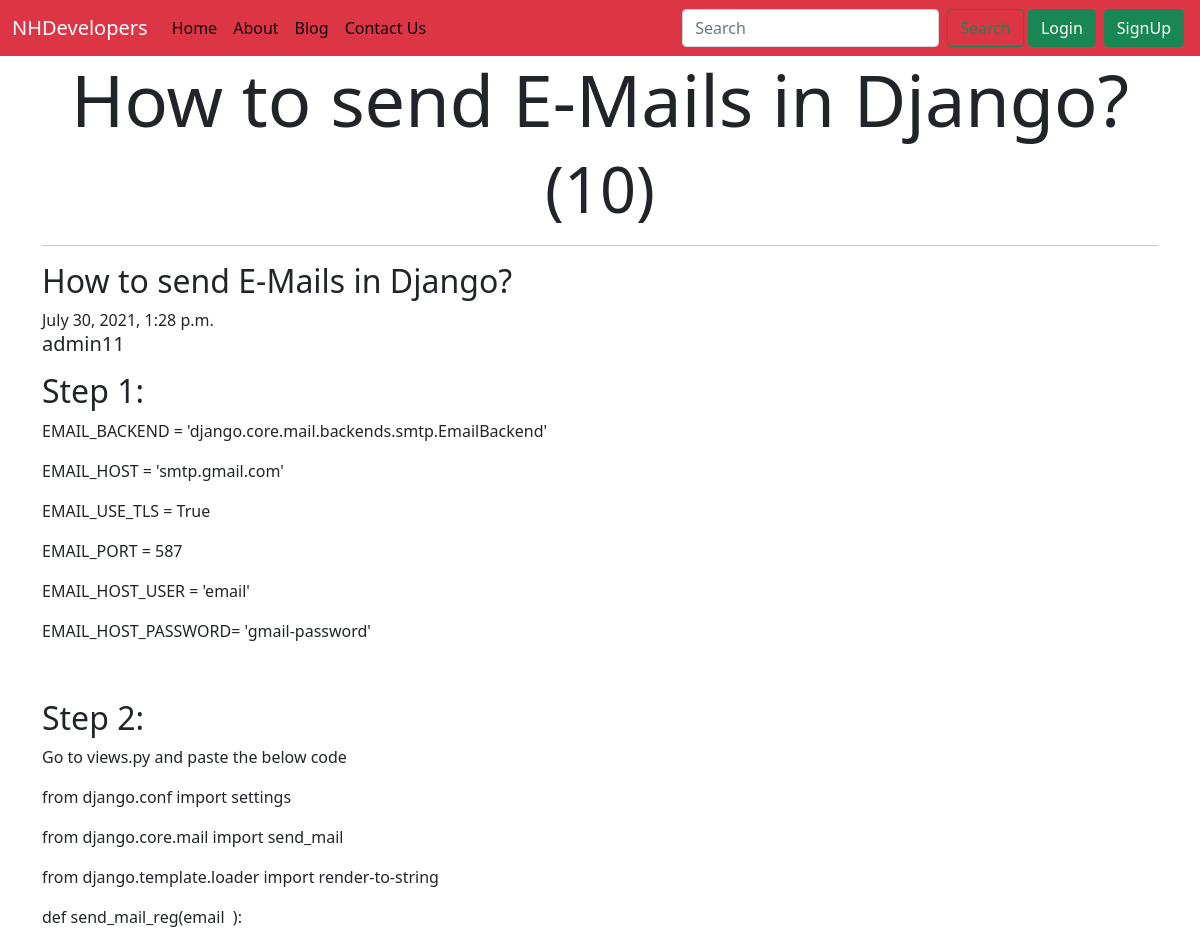
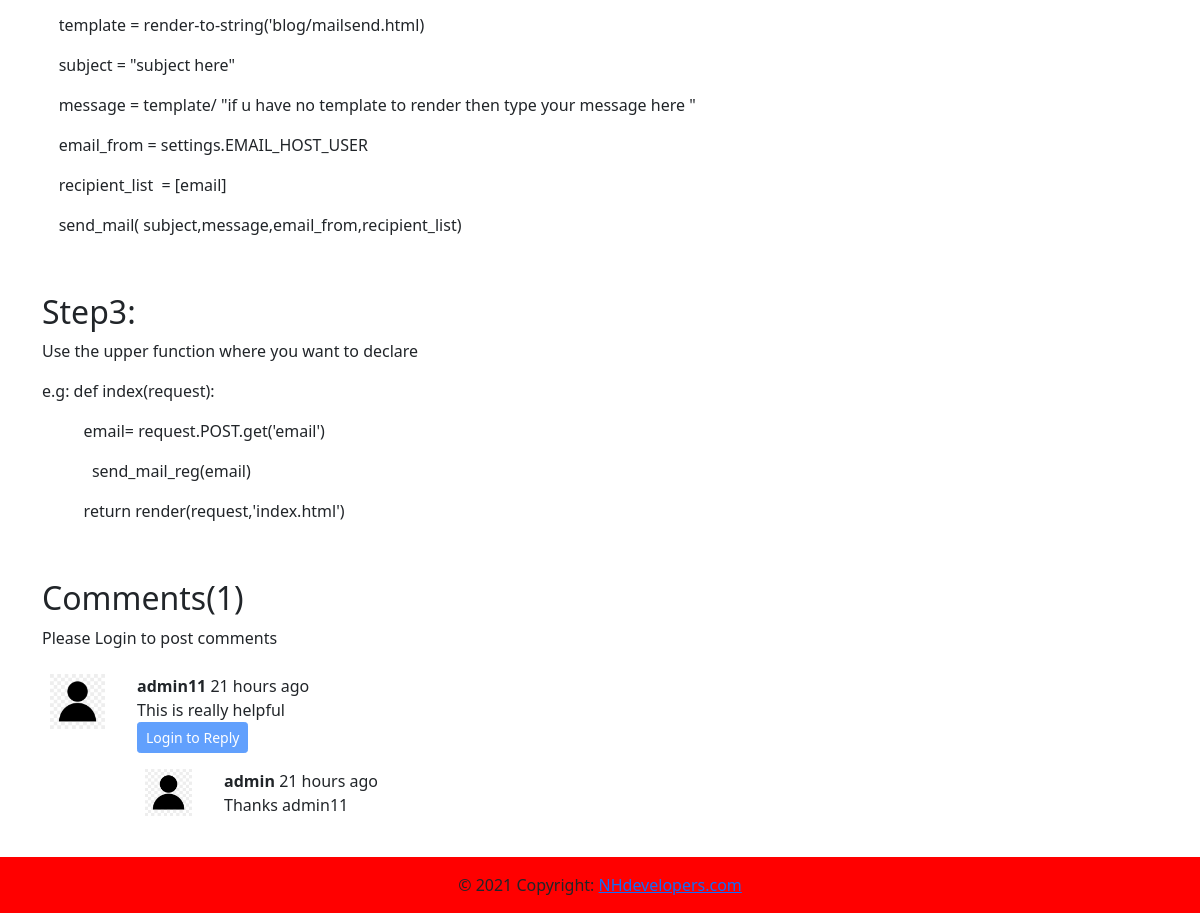
Page /blog/36 on the committed database (2 pictures, top to bottom).
### vid/models.py (models this page shows, shortened)
class Blog(models.Model):
    title=models.CharField(max_length=50)
    author = models.ForeignKey(User,on_delete=models.CASCADE)
    timestamp=models.DateTimeField(auto_now_add=True)
    desc = models.TextField()
    views = models.IntegerField(default=0)

class BlogComment(models.Model):
    sno = models.AutoField(primary_key=True )
    comment = models.TextField(max_length=300)
    post = models.ForeignKey(Blog, on_delete=models.CASCADE)
    user = models.ForeignKey(User, on_delete=models.CASCADE)
    parent = models.ForeignKey('self', on_delete=models.CASCADE, null=True)
    timestamp = models.DateTimeField(default=now)

### vid/views.py (the view)
# urls.py: path( 'blog/<int:id>', views.blogpost,name="blogpost"),
def blogpost(request,id):
    post=Blog.objects.filter(id=id).first()
    post.views = post.views+1
    post.save()
    comments = BlogComment.objects.filter(post=post, parent=None)
    replies = BlogComment.objects.filter(post=post).exclude(parent=None)
    replyDict={}
    for reply in replies:
        if reply.parent.sno not in replyDict.keys():
            replyDict[reply.parent.sno]=[reply]
        else:
            replyDict[reply.parent.sno].append(reply)
    return render(request,'blog/blogpost.html',{'post':post,'comments':comments,'user':request.user,'replyDict':replyDict })

### vid/templatetags/getDict.py (called while the page is built)
@register.filter(name="get_Dict")
def get_Dict(dict,key):
    return dict.get(key)

### vid/templates/blog/blogpost.html (shortened to what this page needs)
{% extends 'blog/base.html' %}
{% load humanize %}
{% load getDict %}
{% block body %}
{% load static %}
<div class="container ">
    <h1 class="display-2 text-center">{{post.title}}<span><small>({{post.views}})</small></span>   </h1>
    <hr class="featurette-divider">
    <div class="row featurette">
      <div class="col ">
        <h2 class="featurette-heading"> {{post.title}}</h2> <span>{{post.timestamp}}</span>
           <h5>{{post.author}}</h5>
        <p class="lead">{{post.desc|safe  }}</p>
      </div>
    </div>
  </div>
  <div class="container">
    <h2>Comments({{comments.count}})</h2>
    {% if user.is_authenticated %}
    <form action="/blog/postcomment " method="POST">
      {% csrf_token %}
      <div class="form-group">
        <textarea type="text" name="comment" id="" required class="form-control" placeholder="Enter your comment here."
          aria-describedby="helpId"></textarea>
        <input type="text" name="postSno" hidden value="{{post.id}}" id="" class="form-control" placeholder="text"
          aria-describedby="helpId">
        <input type="text" hidden name="parentSno" hidden value="" id="" class="form-control" aria-describedby="helpId">
      </div>
      <div style="margin-bottom: 34px;">
        <input type="submit" value="Submit" id="" class="btn btn-danger mt-2" placeholder="" aria-describedby="helpId">
      </div>
    </form>
    {% else %}
    <p>Please Login to post comments</p>
    {% endif %}
    {% for comment in comments %}
    <div class="row">
      <div class="col-md-1  "><img class="rounded mx-auto d-block w-100 p-2  " src="{% static 'my.png' %}" alt=""></div>
      <div class="col-md-11 mt-2"> <b>{{comment.user.username}}</b> <span> {{ comment.timestamp|naturaltime }} </span>
        <div>{{comment.comment}}</div>
        <div class="div reply mx-0">
          {% if user.is_authenticated %}
          <p>
            <button class="btn btn-primary btn-sm" type="button" data-bs-toggle="collapse"
              data-bs-target="#replybox{{comment.sno}}" aria-expanded="false" aria-controls="replybox{{comment.sno}}">
              Reply
            </button>
          </p>
          <div class="collapse" id="replybox{{comment.sno}}">
            <div class=" my-2">
              <form action="/blog/postcomment " method="POST">
                {% csrf_token %}
                <div class="form-group" >
                  <textarea type="text" name="comment" id="" required class="form-control" placeholder="Enter your reply here "
                    aria-describedby="helpId"></textarea>
                  <input type="text" name="postSno" hidden value="{{post.id}}" id="" class="form-control"
                    placeholder="text" aria-describedby="helpId">
                  <input type="text" hidden name="parentSno" hidden value="{{comment.sno}}" id="" class="form-control"
                    placeholder="text" aria-describedby="helpId">
                </div>
                <div>
                  <input type="submit" value="Submit" id="" class="btn btn-primary mt-2" placeholder="" aria-describedby="helpId">
                </div>
              </form>
            </div>
          </div>
         {% else %}
         <button class="btn btn-primary btn-sm" type="button" data-bs-toggle="collapse"
              data-bs-target="#replybox{{comment.sno}}" aria-expanded="false" aria-controls="replybox{{comment.sno}}" disabled>
             Login to Reply
            </button>
         {% endif %}
          <div class="replies  my-2">
               {% for reply in replyDict|get_Dict:comment.sno %}
               <div class="row  ">
                <div class="col-md-1  "><img class="rounded mx-auto d-block w-100 p-2  " src="{% static 'my.png' %}" alt=""></div>
                <div class="col-md-11 my-2">
                  <b>{{reply.user.username}}</b> <span>{{ reply.timestamp|naturaltime }}</span>  <br>
                  {{reply.comment}}
                </div>
               </div>
               <br>
               {% endfor %}
           </div>
        </div>
      </div>
    </div>
    {% endfor %}
  </div>
{% endblock body %}

### vid/templates/blog/base.html (shortened to what this page needs)
<!doctype html>
<html lang="en">
  <head>
    <link href="https://cdn.jsdelivr.net/npm/bootstrap@5.0.2/dist/css/bootstrap.min.css" rel="stylesheet">
  </head>
  <body>
    <nav class="navbar navbar-expand-lg navbar-light bg-danger">
        <div class="container-fluid" >
          <a class="navbar-brand" style="color: white;" href="https://nhdevelopersteam.herokuapp.com/">NHDevelopers</a>
          <div class="collapse navbar-collapse" id="navbarSupportedContent">
            <ul class="navbar-nav me-auto mb-2 mb-lg-0">
              <li class="nav-item">
                <a class="nav-link active" aria-current="page" href="https://nhdevelopersteam.herokuapp.com/">Home</a>
              </li>
              <li class="nav-item">
                <a class="nav-link active" aria-current="page" href="https://nhdevelopersteam.herokuapp.com/about/">About</a>
              </li>
              <li class="nav-item">
                <a class="nav-link active" aria-current="page" href="https://nhdevelopersteam.herokuapp.com/blog/">Blog</a>
              </li>
              <li class="nav-item">
                <a class="nav-link active" aria-current="page" href="https://nhdevelopersteam.herokuapp.com/contact/">Contact Us</a>
              </li>
            </ul>
            <form action="https://nhdevelopersteam.herokuapp.com/blog/search"method="get" class="d-flex">
              <input class="form-control me-2 " name="query" id="search"  type="search" placeholder="Search" aria-label="Search">
              <button class="btn btn-outline-success  " type="submit">Search</button>
            </form>
            {% if  user.is_authenticated %}
            <!-- <button type="button" class="btn btn-success mx-2" >
                <a class="dropdown-item" href="/handlelogout">Logout</a>
             </button>  -->
              {% else %}
            <button type="button" class="btn btn-success mx-1" data-bs-toggle="modal" data-bs-target="#loginModal">
                Login
              </button>
<button type="button" class="btn btn-success mx-1" data-bs-toggle="modal" data-bs-target="#signupModal">
    SignUp
  </button>
  {% endif %}
               </div>
             </div>
      </nav>
{% block body %}{% endblock body %}
<footer class="page-footer font-small red" style="background-color:   red; ">
  <div class="footer-copyright text-center py-3">© 2021 Copyright:
    <a href="https://nhdevelopersteam.herokuapp.com/"> NHdevelopers.com</a>
  </div>
</footer>
  </body>
</html>

### rows in the picture
Blog: title "How to send E-Mails in Django?", views "10", timestamp "July 30, 2021, 1:28 p.m.", author "admin11", desc "Step 1: EMAIL_BACKEND = 'django.core.mail.backends.smtp.EmailBackend' EMAIL_HOST = 'smtp.gmail.com' EMAIL_USE_TLS = True EMAIL_PORT = 587 EMAIL_HOST_USER = 'email' EMAIL_HOST_PASSWORD= 'gmail-password' Step 2: Go to views.py and paste the below code from django.conf import settings from django.core.mail import send_mail from django.template.loader import render-to-string def send_mail_reg(email ): template = render-to-string('blog/mailsend.html) subject = \"subject here\" message = template/ \"if u have no template to render then type your message here \" email_from = settings.EMAIL_HOST_USER recipient_list = [email] send_mail( subject,message,email_from,recipient_list) Step3: Use the upper…"
BlogComment: user.username "admin11", timestamp "21 hours ago", comment "This is really helpful"
BlogComment: user.username "admin", timestamp "21 hours ago", comment "Thanks admin11"

### other values in the picture
{{ comments.count }} "1"
